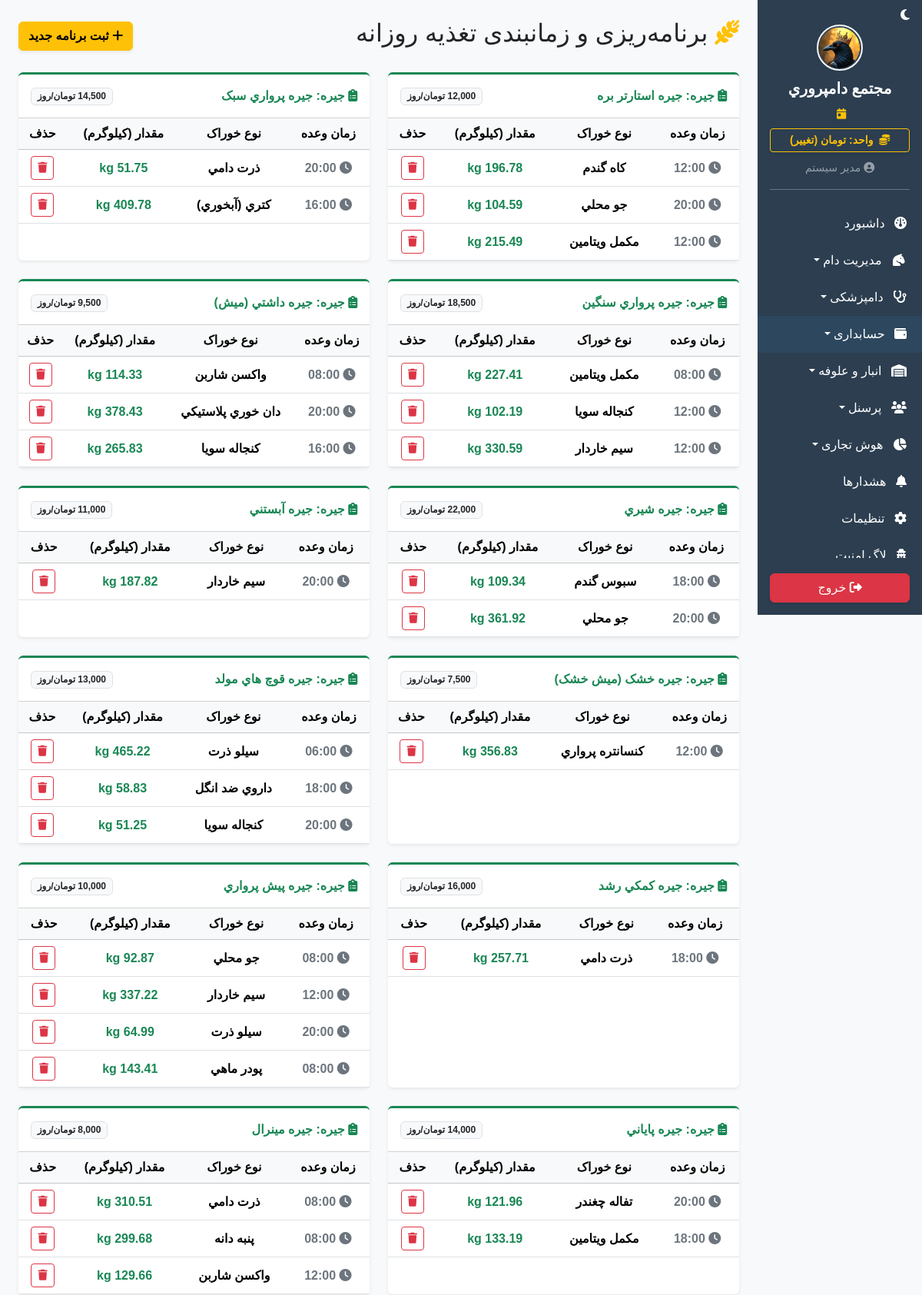
Screenshot of /feeding_schedule (signed in, upper part) with the database file from the repository.
### app/models.py (models this page shows)
class SystemSetting(db.Model):
    id = db.Column(db.Integer, primary_key=True)
    key = db.Column(db.String(50), unique=True, nullable=False)
    value = db.Column(db.String(255), nullable=False)
    description = db.Column(db.String(255), nullable=True)

class User(UserMixin, db.Model):
    id = db.Column(db.Integer, primary_key=True)
    username = db.Column(db.String(50), unique=True, nullable=False)
    password_hash = db.Column(db.String(255), nullable=False)
    name = db.Column(db.String(100), nullable=False)
    role = db.Column(db.String(20), default='کارگر') # مدیر، دامپزشک، حسابدار، کارگر
    can_view_livestock = db.Column(db.Boolean, default=False)
    can_view_finance = db.Column(db.Boolean, default=False)
    can_view_inventory = db.Column(db.Boolean, default=False)
    can_view_hr = db.Column(db.Boolean, default=False)
    can_view_reports = db.Column(db.Boolean, default=False)
    can_view_settings = db.Column(db.Boolean, default=False)

class FeedRation(db.Model):
    id = db.Column(db.Integer, primary_key=True)
    name = db.Column(db.String(100), nullable=False)
    daily_cost = db.Column(Numeric(18, 2), default=0.0)
    description = db.Column(db.String(255), nullable=True)
    schedules = db.relationship('FeedingSchedule', backref='ration', lazy=True, cascade="all, delete-orphan")

class FeedingSchedule(db.Model):
    id = db.Column(db.Integer, primary_key=True)
    feed_ration_id = db.Column(db.Integer, db.ForeignKey('feed_ration.id'), nullable=False)
    time_of_day = db.Column(db.String(50), nullable=False)
    inventory_item_id = db.Column(db.Integer, db.ForeignKey('inventory_item.id'), nullable=False, index=True)
    amount_kg = db.Column(Numeric(18, 2), nullable=False)
    item = db.relationship('InventoryItem', backref='usage_in_schedules')

class InventoryItem(db.Model):
    id = db.Column(db.Integer, primary_key=True)
    name = db.Column(db.String(100), nullable=False)
    category_id = db.Column(db.Integer, db.ForeignKey('inventory_category.id'), nullable=True)
    category = db.relationship('InventoryCategory', backref='items')
    quantity = db.Column(Numeric(18, 2), default=0.0)
    unit_id = db.Column(db.Integer, db.ForeignKey('unit.id'), nullable=False)
    unit = db.relationship('Unit', backref='inventory_items')
    min_threshold = db.Column(Numeric(18, 2), default=10.0)
    unit_price = db.Column(Numeric(18, 2), default=0.0)
    expiry_date = db.Column(db.Date, nullable=True)
    description = db.Column(db.String(255), nullable=True)
    logs = db.relationship('InventoryLog', backref='item', lazy=True, cascade="all, delete-orphan")

### app/blueprints/dashboard.py (the view)
@dashboard_bp.route('/feeding_schedule')
@login_required
def feeding_schedule():
    from app.models import FeedRation, InventoryItem, InventoryCategory
    feed_cat = InventoryCategory.query.filter(InventoryCategory.name.in_(['خوراک', 'علوفه'])).first()
    feed_items = InventoryItem.query.filter_by(category_id=feed_cat.id).all() if feed_cat else []
    return render_template('dashboard/feeding.html', rations=FeedRation.query.all(), feed_items=feed_items)

### app/__init__.py (called while the page is built)
def get_system_setting(key, default):
    from app.models import SystemSetting
    s = SystemSetting.query.filter_by(key=key).first()
    return s.value if s else default

### app/blueprints/dashboard.py (called while the page is built)
@dashboard_bp.app_context_processor
def inject_settings():
    try:
        all_settings = {s.key: s.value for s in SystemSetting.query.all()}
    except:
        all_settings = {}
    return dict(system_settings=all_settings)

### app/templates/dashboard/feeding.html (shortened to what this page needs)
{% extends 'base.html' %}
{% block content %}
<div class="d-flex justify-content-between align-items-center mb-4">
    <h2><i class="fa-solid fa-wheat-awn text-warning"></i> برنامه‌ریزی و زمانبندی تغذیه روزانه</h2>
    <button class="btn btn-warning shadow-sm fw-bold" data-bs-toggle="modal" data-bs-target="#addScheduleModal"><i class="fa-solid fa-plus"></i> ثبت برنامه جدید</button>
</div>
<div class="row g-4">
    {% for ration in rations %}
    <div class="col-lg-6">
        <div class="card shadow-sm border-0 h-100 border-top border-success border-3">
            <div class="card-header bg-white fw-bold py-3 d-flex justify-content-between align-items-center">
                <span class="text-success"><i class="fa-solid fa-clipboard-list"></i> جیره: {{ ration.name }}</span>
                <span class="badge bg-light text-dark border">{{ "{:,.0f}".format(ration.daily_cost) }} تومان/روز</span>
            </div>
            <div class="card-body p-0">
                <div class="table-responsive">
                    <table class="table table-hover align-middle text-center mb-0">
                        <thead class="table-light"><tr><th>زمان وعده</th><th>نوع خوراک</th><th>مقدار (کیلوگرم)</th><th>حذف</th></tr></thead>
                        <tbody>
                            {% for schedule in ration.schedules %}
                            <tr>
                                <td class="fw-bold
                                    {% if schedule.time_of_day == 'صبح' %}text-primary
                                    {% elif schedule.time_of_day == 'ظهر' %}text-warning text-dark
                                    {% else %}text-secondary{% endif %}">
                                    <i class="fa-solid fa-clock"></i> {{ schedule.time_of_day }}
                                </td>
                                <td class="fw-bold">{{ schedule.item.name if schedule.item else 'نامشخص' }}</td>
                                <td class="text-success fw-bold">{{ schedule.amount_kg }} kg</td>
                                <td><a href="{{ url_for('dashboard.delete_setting', type='schedule', id=schedule.id) }}" class="btn btn-sm btn-outline-danger" onclick="return confirm('حذف شود؟')"><i class="fa-solid fa-trash"></i></a></td>
                            </tr>
                            {% else %}
                            <tr><td colspan="4" class="text-muted py-4">برنامه تغذیه‌ای برای این جیره ثبت نشده است.</td></tr>
                            {% endfor %}
                        </tbody>
                    </table>
                </div>
            </div>
        </div>
    </div>
    {% else %}
    <div class="col-12"><div class="alert alert-warning text-center">ابتدا باید در بخش تنظیمات، یک جیره غذایی تعریف کنید.</div></div>
    {% endfor %}
</div>
{% endblock %}

### app/templates/base.html (shortened to what this page needs)
<!DOCTYPE html>
<html lang="fa" dir="rtl">
<head>
    <link href="https://cdn.jsdelivr.net/gh/rastikerdar/vazirmatn@v33.003/Vazirmatn-font-face.css" rel="stylesheet">
    <link rel="stylesheet" href="https://unpkg.com/persian-datepicker@1.2.0/dist/css/persian-datepicker.min.css">
    <link rel="stylesheet" href="https://cdn.jsdelivr.net/npm/bootstrap@5.3.2/dist/css/bootstrap.rtl.min.css">
    <link rel="stylesheet" href="https://cdnjs.cloudflare.com/ajax/libs/font-awesome/6.4.2/css/all.min.css">
    <link rel="stylesheet" href="{{ url_for('static', filename='css/style.css') }}">
    <link href="https://cdn.jsdelivr.net/npm/select2@4.1.0-rc.0/dist/css/select2.min.css" rel="stylesheet" />
</head>
<body>
    <div class="d-flex" id="wrapper">
        <div class="sidebar-bg d-flex flex-column" id="sidebar-wrapper">
            <div class="text-start px-3 pt-2">
                <span id="darkModeToggle" style="cursor:pointer;font-size:1rem;color:#fff;opacity:1" title="تغییر حالت شب/روز">
                    <i class="fa-solid fa-moon" id="darkModeIcon"></i>
                </span>
            </div>
            <div class="sidebar-heading text-center pt-0 pb-2 text-white">
                {% if system_settings.get('farm_logo_path') %}
                    <img src="{{ url_for('static', filename=system_settings.get('farm_logo_path')) }}" class="mb-2 rounded-circle border border-2 border-light" style="height: 60px; width: 60px; object-fit: cover;">
                {% else %}
                    <i class="fa-solid fa-sheep fs-2 mb-2"></i>
                {% endif %}
                <div class="fs-5 fw-bold">{{ system_settings.get('farm_name', 'دامداری من') }}</div>
            </div>
            <div class="text-center text-warning small mb-2 px-3">
                <i class="fa-solid fa-calendar-day me-1"></i>
            </div>
            <div class="px-3 mb-2">
                <a href="{{ url_for('dashboard.toggle_currency') }}" class="btn btn-sm btn-outline-warning w-100 fw-bold shadow-sm">
                    <i class="fa-solid fa-coins me-1"></i> واحد: {{ get_system_currency_from_settings() }} (تغییر)
                </a>
            </div>
            <div class="text-center text-white-50 mb-3 pb-3 border-bottom border-secondary mx-3">
                <small><i class="fa-solid fa-circle-user"></i> {% if current_user.is_authenticated %}{{ current_user.name.split(' (')[0] if '(' in current_user.name else current_user.name }}{% endif %}</small>
            </div>
            <div class="list-group list-group-flush my-1 sidebar-scroll" id="sidebar-accordion" style="overflow-y: auto;">
                <a href="{{ url_for('dashboard.index') }}" class="list-group-item list-group-item-action bg-transparent text-white "><i class="fa-solid fa-gauge me-2"></i> داشبورد</a>
                {% if current_user.is_authenticated %}
                    {% if current_user.can_view_livestock %}
                    <a href="#livestockSubmenu" data-bs-toggle="collapse" class="list-group-item list-group-item-action bg-transparent text-white dropdown-toggle {% if request.blueprint == 'livestock' %}active-sidebar-link{% endif %}"><i class="fa-solid fa-horse-head me-2"></i> مدیریت دام</a>
                    {% if current_user.role in ['مدیر', 'دامپزشک'] %}
                    <a href="#vetSubmenu" data-bs-toggle="collapse" class="list-group-item list-group-item-action bg-transparent text-white dropdown-toggle"><i class="fa-solid fa-stethoscope me-2"></i> دامپزشکی</a>
                    {% endif %}
                    {% endif %}
                    {% if current_user.can_view_finance %}
                    <a href="#financeSubmenu" data-bs-toggle="collapse" class="list-group-item list-group-item-action bg-transparent text-white dropdown-toggle finance-menu-item " ><i class="fa-solid fa-wallet me-2"></i> حسابداری</a>
                    {% endif %}
                    {% if current_user.can_view_inventory or current_user.role == 'مدیر' %}
                    <a href="#inventorySubmenu" data-bs-toggle="collapse" class="list-group-item list-group-item-action bg-transparent text-white dropdown-toggle {% if request.blueprint == 'inventory' %}active-sidebar-link{% endif %}"><i class="fa-solid fa-warehouse me-2"></i> انبار و علوفه</a>
                    {% endif %}
                    {% if current_user.can_view_hr or current_user.role == 'مدیر' %}
                    <a href="#hrSubmenu" data-bs-toggle="collapse" class="list-group-item list-group-item-action bg-transparent text-white dropdown-toggle {% if request.blueprint == 'hr' %}active-sidebar-link{% endif %}"><i class="fa-solid fa-users me-2"></i> پرسنل</a>
                    {% endif %}
                    {% if current_user.can_view_reports or current_user.role == 'مدیر' %}
                    <a href="#biSubmenu" data-bs-toggle="collapse" class="list-group-item list-group-item-action bg-transparent text-white dropdown-toggle {% if request.blueprint == 'reports' %}active-sidebar-link{% endif %}"><i class="fa-solid fa-chart-pie me-2"></i> هوش تجاری</a>
                    {% endif %}
                    {% if current_user.role != 'کارگر' %}
                    <a href="{{ url_for('dashboard.warnings') }}" class="list-group-item list-group-item-action bg-transparent text-white">
                    <i class="fa-solid fa-bell me-2"></i> هشدارها
                    </a>
                    {% endif %}
                    {% if current_user.can_view_settings or current_user.role == 'مدیر' %}
                    <a href="{{ url_for('dashboard.settings') }}" class="list-group-item list-group-item-action bg-transparent text-white"><i class="fa-solid fa-gear me-2"></i> تنظیمات</a>
                    {% endif %}
                    {% if current_user.can_view_settings or current_user.role == 'مدیر' %}
                    <a href="{{ url_for('dashboard.audit_logs') }}" class="list-group-item list-group-item-action bg-transparent text-white"><i class="fa-solid fa-user-secret me-2"></i> لاگ امنیت </a>
                    {% endif %}
                    {% endif %}
            </div>
            <div class="mt-auto p-3 w-100">
                <a href="{{ url_for('auth.logout') }}" class="btn btn-danger w-100 shadow-sm"><i class="fa-solid fa-right-from-bracket"></i> خروج</a>
            </div>
        </div>
        <div id="page-content-wrapper" class="w-100 bg-light" style="overflow-x: hidden;">
            <div class="container-fluid p-4">{% block content %}{% endblock %}</div>
        </div>
    </div>
</body>
</html>

### app/static/css/style.css (style rules this page uses)
body { font-family: 'Vazirmatn', sans-serif !important; background-color: #f8f9fa; }
#sidebar-wrapper { height: 100vh; position: sticky; top: 0; overflow-y: auto; width: 260px; background-color: #2c3e50; transition: margin .3s ease-out, transform .3s ease-out; }
#sidebar-wrapper .list-group-item { border: none; padding: 12px 20px; transition: all 0.3s; }
#page-content-wrapper { min-width: 0; width: 100%; }
.table-responsive { overflow-x: auto; overflow-y: visible !important; }

### app/templates/base.html (style rules this page uses)
.finance-menu-item { background-color: rgba(52, 152, 219, 0.1) !important; border-bottom: 1px solid rgba(255,255,255,0.05); }
.sidebar-scroll { -ms-overflow-style: none; scrollbar-width: none; }

### rows the page displays
SystemSetting: value (picture)
SystemSetting: get "مجتمع دامپروري"
SystemSetting: value "تومان"
User: name "مدیر سیستم"
FeedRation: name "جيره استارتر بره", daily_cost "12,000"
FeedingSchedule: time_of_day "12:00", item "کاه گندم"
FeedingSchedule: time_of_day "20:00", item "جو محلي"
FeedingSchedule: time_of_day "12:00", item "مکمل ويتامين", amount_kg "215.49"
FeedRation: name "جيره پرواري سبک", daily_cost "14,500"
FeedingSchedule: time_of_day "20:00", item "ذرت دامي"
FeedingSchedule: time_of_day "16:00", item "کتري (آبخوري)"
FeedRation: name "جيره پرواري سنگين", daily_cost "18,500"
FeedingSchedule: time_of_day "08:00", item "مکمل ويتامين", amount_kg "227.41"
FeedingSchedule: time_of_day "12:00", item "کنجاله سويا"
FeedingSchedule: time_of_day "12:00", item "سيم خاردار", amount_kg "330.59"
FeedRation: name "جيره داشتي (ميش)", daily_cost "9,500"
FeedingSchedule: time_of_day "08:00", item "واکسن شاربن"
FeedingSchedule: time_of_day "20:00", item "دان خوري پلاستيکي"
FeedingSchedule: time_of_day "16:00", item "کنجاله سويا"
FeedRation: name "جيره شيري", daily_cost "22,000"
FeedingSchedule: time_of_day "18:00", item "سبوس گندم"
FeedingSchedule: time_of_day "20:00", item "جو محلي", amount_kg "361.92"
FeedRation: name "جيره آبستني", daily_cost "11,000"
FeedingSchedule: time_of_day "20:00", item "سيم خاردار"
FeedRation: name "جيره خشک (ميش خشک)", daily_cost "7,500"
FeedingSchedule: time_of_day "12:00", item "کنسانتره پرواري"
FeedRation: name "جيره قوچ هاي مولد", daily_cost "13,000"
FeedingSchedule: time_of_day "06:00", item "سيلو ذرت", amount_kg "465.22"
FeedingSchedule: time_of_day "18:00", item "داروي ضد انگل", amount_kg "58.83"
FeedingSchedule: time_of_day "20:00", item "کنجاله سويا", amount_kg "51.25"
FeedRation: name "جيره کمکي رشد", daily_cost "16,000"
FeedingSchedule: time_of_day "18:00", item "ذرت دامي", amount_kg "257.71"
FeedRation: name "جيره پيش پرواري", daily_cost "10,000"
FeedingSchedule: time_of_day "08:00", item "جو محلي"
FeedingSchedule: time_of_day "12:00", item "سيم خاردار", amount_kg "337.22"
FeedingSchedule: time_of_day "20:00", item "سيلو ذرت"
FeedingSchedule: time_of_day "08:00", item "پودر ماهي"
FeedRation: name "جيره پاياني", daily_cost "14,000"
FeedingSchedule: time_of_day "20:00", item "تفاله چغندر"
FeedingSchedule: time_of_day "18:00", item "مکمل ويتامين"
FeedRation: name "جيره مينرال", daily_cost "8,000"
FeedingSchedule: time_of_day "08:00", item "ذرت دامي", amount_kg "310.51"
FeedingSchedule: time_of_day "08:00", item "پنبه دانه", amount_kg "299.68"
FeedingSchedule: time_of_day "12:00", item "واکسن شاربن"
